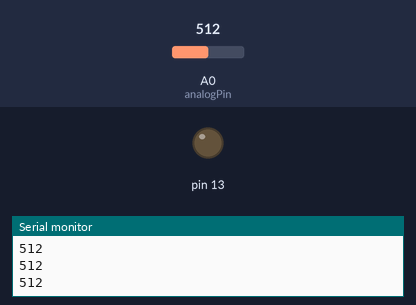
Bench run of a sketch on a simulated Arduino Uno, built with avr-gcc and run on an emulated ATmega328P. Shown: output pins drawn as LEDs (lit = HIGH), the last lines printed to the serial monitor. The test bench sets the inputs (shaded band); at power-on: A0 (analogPin) = 512.

Above: at 1.2 s.
1.3 s: A0 (analogPin) set to 11
2.8 s: A0 (analogPin) set to 8
At 3.8 s:
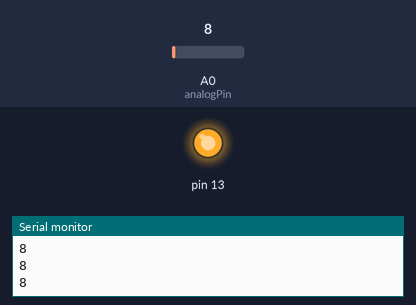
4.3 s: A0 (analogPin) set to 122
At 4.9 s:
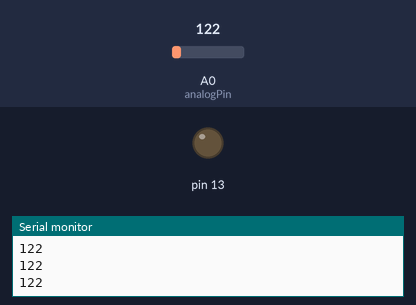
5.8 s: A0 (analogPin) set to 0
At 6.1 s:
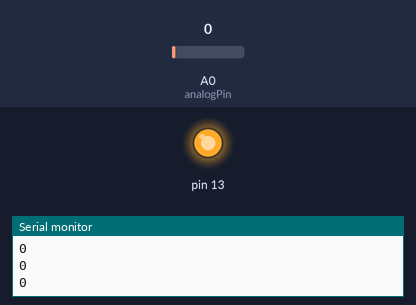
Timing chart, 0 to 8.3 s (numbered marks = the images above; inputs shaded):
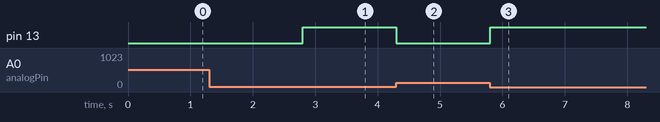

Measured:
- the behaviour switches between 10 and 9 on A0 (analogPin) (found by bisection; images 0 and 1)
- after the input at 2.8 s, pin 13: LOW → HIGH at once
- after the input at 4.3 s, pin 13: HIGH → LOW at once
- after the input at 5.8 s, pin 13: LOW → HIGH at once

The sketch:

moveStraight.ino
```cpp
int analogPin = 0;     // potentiometer wiper (middle terminal) connected to analog pin 3

                       // outside leads to ground and +5V

int val = 0;           // variable to store the value read


void setup()

{

  Serial.begin(9600);          //  setup serial
  pinMode(13, OUTPUT);
}


void loop()

{

  val = analogRead(analogPin);    // read the input pin

  if(val < 10){
    digitalWrite(13, HIGH);
  }
  else{
    digitalWrite(13, LOW);
  }
  Serial.println(val);             // debug value

}
```
